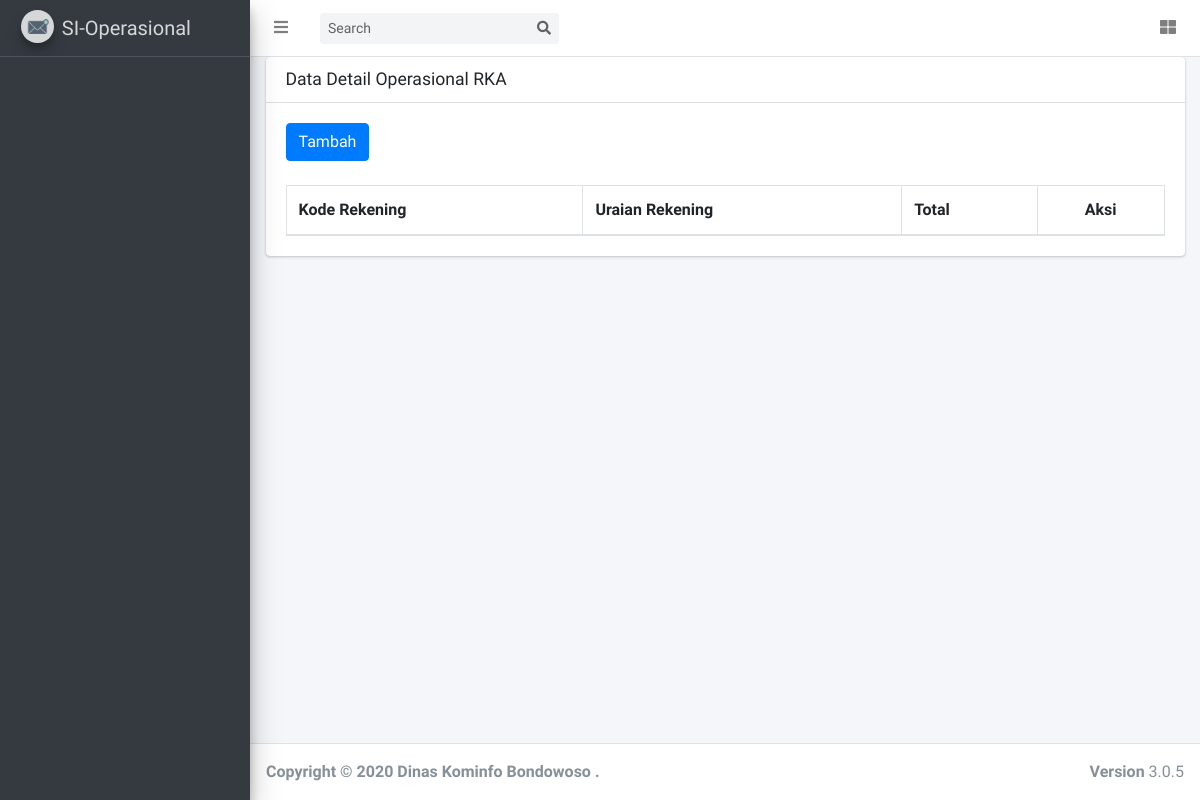
The page /rka/detail_data/1 on the database as committed earlier.
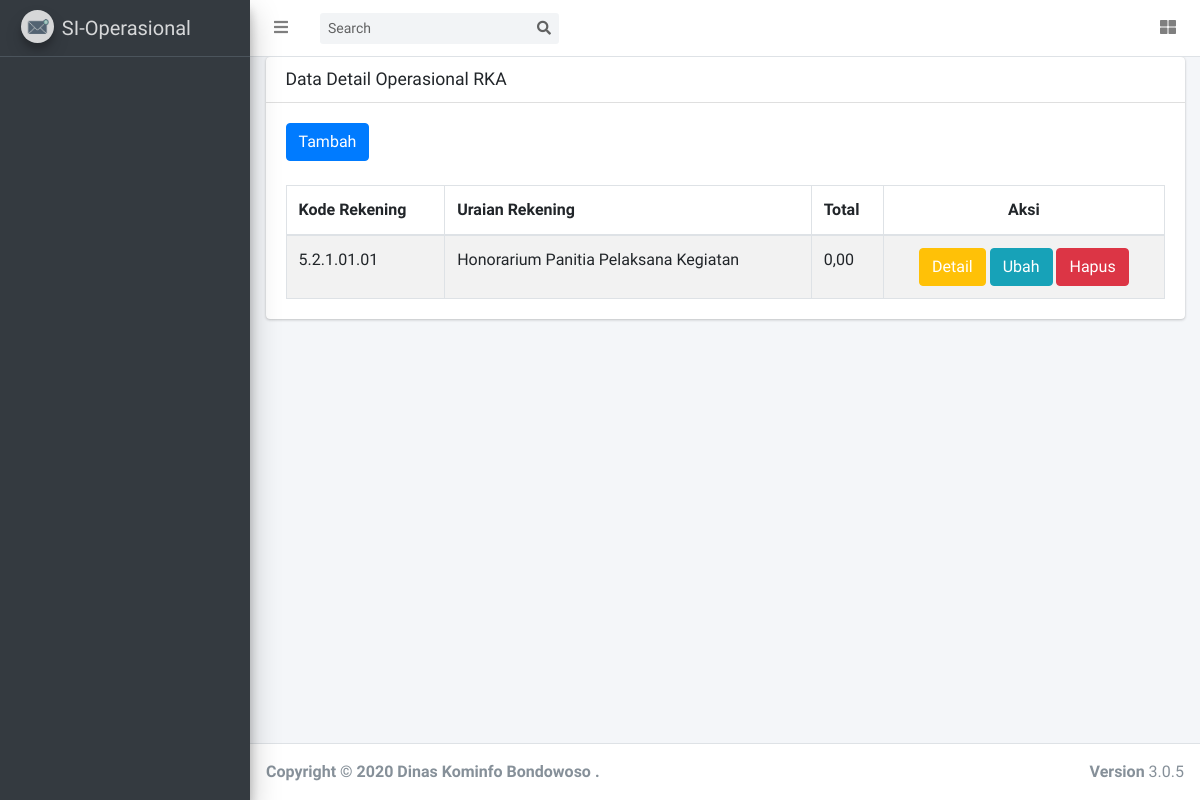
The same page on the database as committed later.
### tables this page shows
CREATE TABLE `tbl_detail_rka` (
  `id` int(11) NOT NULL,
  `id_rka` int(11) NOT NULL,
  `id_rekening` int(11) NOT NULL,
  `sub_total_detail` int(11) NOT NULL
);

CREATE TABLE `tbl_rekening` (
  `id_rekening` int(11) NOT NULL,
  `kode_rekening` varchar(50) NOT NULL,
  `uraian_rekening` varchar(200) NOT NULL
);

### application/controllers/RKA.php (called while the page is built, shortened)
<?php
class RKA extends CI_Controller
{
	function __construct()
	{
		$this->load->model('Main_model', 'main');
		$this->load->library('session');
	}
	public function detail_data($id)
	{
		$id_role 				    = $this->session->userdata('id_role');
		$data['menu'] 			    = $this->main->get_menu_selected($id_role);
		$data['detail_rka'] 		= $this->main->get_data_two('tbl_detail_rka', 'tbl_rka', 'tbl_detail_rka.id_rka = tbl_rka.id_rka', 'tbl_rekening', 'tbl_detail_rka.id_rekening = tbl_rekening.id_rekening', 'tbl_detail_rka.id AS id, total, kode_rekening, uraian_rekening, sub_total_detail');
		$this->load->view('rka/detailrka', $data);
	}
}

### index.php (called while the page is built, shortened)
<?php
require_once BASEPATH.'core/CodeIgniter.php';

### application/models/Main_model.php (called while the page is built, shortened)
<?php
class Main_model extends CI_Model
{
    function get_data_two($table, $table_join, $where, $table_joins, $wheres, $select = null)
    {
        if ($select == null) {
            $query = $this->db->select('*')->from($table)->join($table_join, $where)->join($table_joins, $wheres)->get();
        } else {
            $query = $this->db->select($select)->from($table)->join($table_join, $where)->join($table_joins, $wheres)->get();
        }
        return $query->result();
    }
    function get_menu_selected($role_id)
    {
        $this->db->select('*')
            ->from('tbl_user_access')
            ->join('tbl_sub_menu', 'tbl_user_access.id_sub_menu = tbl_sub_menu.id_sub_menu')
            ->join('tbl_menu', 'tbl_menu.id_menu = tbl_sub_menu.id_menu')
            ->where('tbl_user_access.id_role =', $role_id)
            ->group_by('tbl_menu.id_menu');
        $query = $this->db->get();
        return $query->result();
    }
}

### application/views/rka/detailrka.php (the view, shortened to what this page needs)
<!DOCTYPE html>
<html lang="en">
<head>
    <?php $this->load->view('_partials/head'); ?>
</head>
<body class="hold-transition sidebar-mini layout-fixed layout-navbar-fixed layout-footer-fixed">
    <div class="wrapper">
        <?php $this->load->view('_partials/navbar'); ?>
        <?php $this->load->view('_partials/sidebar'); ?>
        <div class="content-wrapper">
            <section class="content">
                <div class="container-fluid">
                    <div class="card">
                        <div class="card-header">
                            <h3 class="card-title">Data Detail Operasional RKA</h3>
                        </div>
                        <div class="card-body">
                            <table id="example1" class="table table-bordered table-striped">
                                <button type="button" class="btn btn-primary" onclick="window.location.href='<?= site_url(); ?>/RKA/add_detail';">Tambah</button>
                                <br>
                                <br>
                                <thead>
                                    <tr>
                                        <th>Kode Rekening</th>
                                        <th>Uraian Rekening</th>
                                        <th>Total</th>
                                        <th style="text-align:center;">Aksi</th>
                                    </tr>
                                </thead>
                                <tbody>
                                    <?php foreach ($detail_rka as $row_detail_rka) { ?>
                                        <tr>
                                            <td><?= $row_detail_rka->kode_rekening; ?></td>
                                            <td><?= $row_detail_rka->uraian_rekening;; ?></td>
                                            <td><?= number_format($row_detail_rka->sub_total_detail, 2, ',', '.'); ?></td>
                                            <td style="text-align:center;"><a style="color:white;" type="button" href="<?= site_url('rka/detail_sub_data/') . $row_detail_rka->id; ?>" class="btn btn-warning"> Detail</a>
                                                <a style="color:white;" type="button" href="<?= site_url('rka/edit_detail/') . $row_detail_rka->id; ?>" class="btn btn-info"> Ubah</a>
                                                <button type="button" class="btn btn-danger" data-toggle="modal" data-target="#delete<?= $row_detail_rka->id ?>"> Hapus </tr> <?php } ?> </tbody> </table> </div> </div> </section>
                    </div>
                    <?php $this->load->view('_partials/footer'); ?>
</body>
</html>

### application/views/_partials/head.php (shortened to what this page needs)
<link rel="stylesheet" href="<?=base_url();?>assets/plugins/fontawesome-free/css/all.min.css">
<link rel="stylesheet" href="<?=base_url();?>assets/plugins/overlayScrollbars/css/OverlayScrollbars.min.css">
<link rel="stylesheet" href="<?=base_url();?>assets/plugins/daterangepicker/daterangepicker.css">
<link rel="stylesheet" href="<?=base_url();?>assets/plugins/icheck-bootstrap/icheck-bootstrap.min.css">
<link rel="stylesheet" href="<?=base_url();?>assets/plugins/bootstrap-colorpicker/css/bootstrap-colorpicker.min.css">
<link rel="stylesheet" href="<?=base_url();?>assets/plugins/tempusdominus-bootstrap-4/css/tempusdominus-bootstrap-4.min.css">
<link rel="stylesheet" href="<?=base_url();?>assets/plugins/select2/css/select2.min.css">
<link rel="stylesheet" href="<?=base_url();?>assets/plugins/select2-bootstrap4-theme/select2-bootstrap4.min.css">
<link rel="stylesheet" href="<?=base_url();?>assets/plugins/bootstrap4-duallistbox/bootstrap-duallistbox.min.css">
<link rel="stylesheet" href="<?=base_url();?>assets/plugins/datatables-bs4/css/dataTables.bootstrap4.min.css">
<link rel="stylesheet" href="<?=base_url();?>assets/plugins/datatables-responsive/css/responsive.bootstrap4.min.css">
<link rel="stylesheet" href="<?=base_url();?>assets/dist/css/adminlte.min.css">
  <link rel="stylesheet" href="<?=base_url();?>assets/plugins/summernote/summernote-bs4.css">

### application/views/_partials/navbar.php (shortened to what this page needs)
<nav class="main-header navbar navbar-expand navbar-white navbar-light">
    <ul class="navbar-nav">
      <li class="nav-item">
        <a class="nav-link" data-widget="pushmenu" href="#" role="button"><i class="fas fa-bars"></i></a>
      </li>
    </ul>
    <form class="form-inline ml-3">
      <div class="input-group input-group-sm">
        <input class="form-control form-control-navbar" type="search" placeholder="Search" aria-label="Search">
        <div class="input-group-append">
          <button class="btn btn-navbar" type="submit">
            <i class="fas fa-search"></i>
          </button>
        </div>
      </div>
    </form>
    <ul class="navbar-nav ml-auto">
      <li class="nav-item dropdown">
        <a class="nav-link" data-toggle="dropdown" href="#">
        </a>
      </li>
      <li class="nav-item">
        <a class="nav-link" data-widget="control-sidebar" data-slide="true" href="#" role="button"><i
            class="fas fa-th-large"></i></a>
      </li>
    </ul>
  </nav>

### application/views/_partials/sidebar.php (shortened to what this page needs)
<aside class="main-sidebar sidebar-dark-primary elevation-4">
    <a href="<?= site_url('Dashboard/index');?>" class="brand-link">
      <img src="<?= base_url();?>assets/img/logo/si-maya.jpg" class="brand-image img-circle elevation-3"
           style="opacity: .8">
      <span class="brand-text font-weight-light">SI-Operasional</span>
    </a>
    <div class="sidebar">
      <nav class="mt-2" style="padding-top:10px;">
      </nav>
    </div>
  </aside>

### application/views/_partials/footer.php (shortened to what this page needs)
<footer class="main-footer">
    <strong>Copyright &copy; <?= date("Y"); ?> Dinas Kominfo Bondowoso . </strong>
    <div class="float-right d-none d-sm-inline-block">
      <b>Version</b> 3.0.5
    </div>
  </footer>
</div>

Rows that differ between the two databases and show on the page:
added tbl_detail_rka: id_rekening.kode_rekening "5.2.1.01.01", id_rekening.uraian_rekening "Honorarium Panitia Pelaksana Kegiatan", sub_total_detail "0,00"
